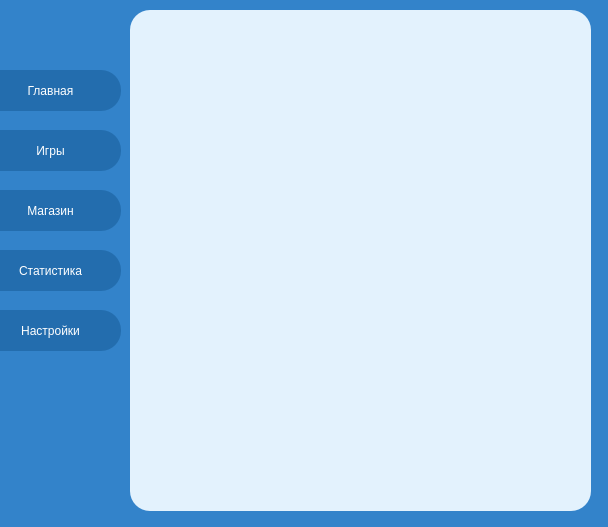
<?xml version="1.0" encoding="UTF-8"?>
<ui version="4.0">
 <class>Form</class>
 <widget class="QWidget" name="Form">
  <property name="geometry">
   <rect>
    <x>0</x>
    <y>0</y>
    <width>608</width>
    <height>527</height>
   </rect>
  </property>
  <property name="windowTitle">
   <string>Form</string>
  </property>
  <property name="styleSheet">
   <string notr="true">background-color: rgb(51, 131, 202);</string>
  </property>
  <widget class="QWidget" name="widget" native="true">
   <property name="geometry">
    <rect>
     <x>130</x>
     <y>10</y>
     <width>461</width>
     <height>501</height>
    </rect>
   </property>
   <property name="styleSheet">
    <string notr="true">background-color: rgb(227, 242, 253);
border-radius: 20px;</string>
   </property>
  </widget>
  <widget class="QPushButton" name="pushButton_5">
   <property name="geometry">
    <rect>
     <x>-20</x>
     <y>310</y>
     <width>141</width>
     <height>41</height>
    </rect>
   </property>
   <property name="cursor">
    <cursorShape>PointingHandCursor</cursorShape>
   </property>
   <property name="styleSheet">
    <string notr="true">border-radius: 20px;
background-color: rgb(35, 109, 174);
color: rgb(255, 255, 255);
font: 600 9pt &quot;Segoe UI&quot;;</string>
   </property>
   <property name="text">
    <string>Настройки</string>
   </property>
  </widget>
  <widget class="QPushButton" name="pushButton_2">
   <property name="geometry">
    <rect>
     <x>-20</x>
     <y>130</y>
     <width>141</width>
     <height>41</height>
    </rect>
   </property>
   <property name="cursor">
    <cursorShape>PointingHandCursor</cursorShape>
   </property>
   <property name="styleSheet">
    <string notr="true">border-radius: 20px;
background-color: rgb(35, 109, 174);
color: rgb(255, 255, 255);
font: 600 9pt &quot;Segoe UI&quot;;</string>
   </property>
   <property name="text">
    <string>Игры</string>
   </property>
  </widget>
  <widget class="QPushButton" name="pushButton_4">
   <property name="geometry">
    <rect>
     <x>-20</x>
     <y>250</y>
     <width>141</width>
     <height>41</height>
    </rect>
   </property>
   <property name="cursor">
    <cursorShape>PointingHandCursor</cursorShape>
   </property>
   <property name="styleSheet">
    <string notr="true">border-radius: 20px;
background-color: rgb(35, 109, 174);
color: rgb(255, 255, 255);
font: 600 9pt &quot;Segoe UI&quot;;</string>
   </property>
   <property name="text">
    <string>Статистика</string>
   </property>
  </widget>
  <widget class="QPushButton" name="pushButton_3">
   <property name="geometry">
    <rect>
     <x>-20</x>
     <y>190</y>
     <width>141</width>
     <height>41</height>
    </rect>
   </property>
   <property name="cursor">
    <cursorShape>PointingHandCursor</cursorShape>
   </property>
   <property name="styleSheet">
    <string notr="true">border-radius: 20px;
background-color: rgb(35, 109, 174);
color: rgb(255, 255, 255);
font: 600 9pt &quot;Segoe UI&quot;;</string>
   </property>
   <property name="text">
    <string>Магазин</string>
   </property>
  </widget>
  <widget class="QPushButton" name="pushButton">
   <property name="geometry">
    <rect>
     <x>-20</x>
     <y>70</y>
     <width>141</width>
     <height>41</height>
    </rect>
   </property>
   <property name="cursor">
    <cursorShape>PointingHandCursor</cursorShape>
   </property>
   <property name="styleSheet">
    <string notr="true">border-radius: 20px;
background-color: rgb(35, 109, 174);
color: rgb(255, 255, 255);
font: 600 9pt &quot;Segoe UI&quot;;</string>
   </property>
   <property name="text">
    <string>Главная</string>
   </property>
  </widget>
 </widget>
 <resources/>
 <connections/>
</ui>
